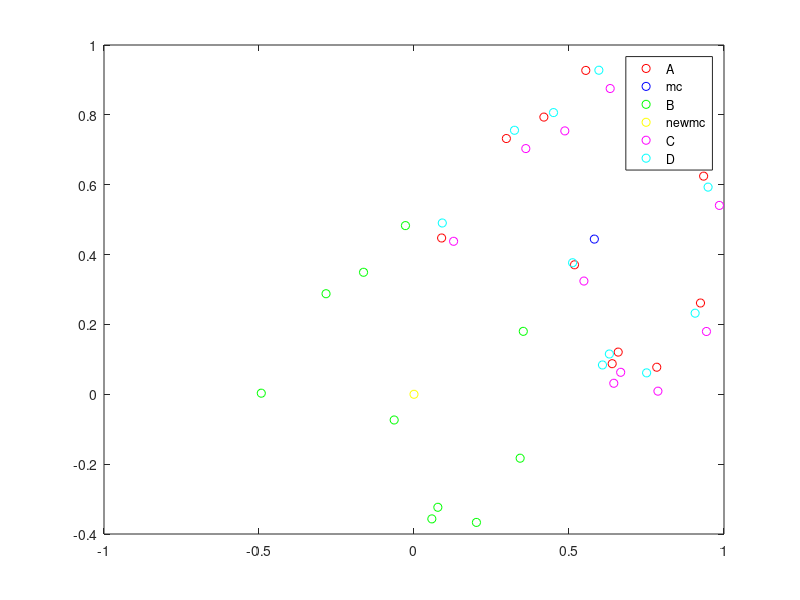

MATLAB code for this plot:
function mm3

  A = rand(2, 10);
  x = A(1,:);
  y = A(2,:);
  m = ones(1, 10);
  plot(x, y, "ro;A;")
  hold on

  xc = sum(x);
  yc = sum(y);
  M = sum(m);
  xc = xc/M;
  yc = yc/M;
  plot(xc, yc, "bo;mc;");

  newx = x-xc;
  newy = y-yc;
  plot(newx, newy, "go;B;");
  
  hold on
  newxc = sum(newx)/M;
  newyc = sum(newy)/M;
  plot(newxc, newyc, "yo;newmc;");
  
  hold on
  deg = 5;
  rot = [cos(deg2rad(deg)) sin(deg2rad(deg));
        -sin(deg2rad(deg)) cos(deg2rad(deg))];
  C = zeros(2, 10);
  C = rot*[x;y]; 
  plot(C(1,:), C(2,:), "mo;C;")
  hold on
  
  D = zeros(2, 10);
  D = rot*[newx; newy];
  D(1,:)+=xc;
  D(2,:)+=yc;
  plot(D(1,:), D(2,:), "co;D;")
  hold on
  
endfunction